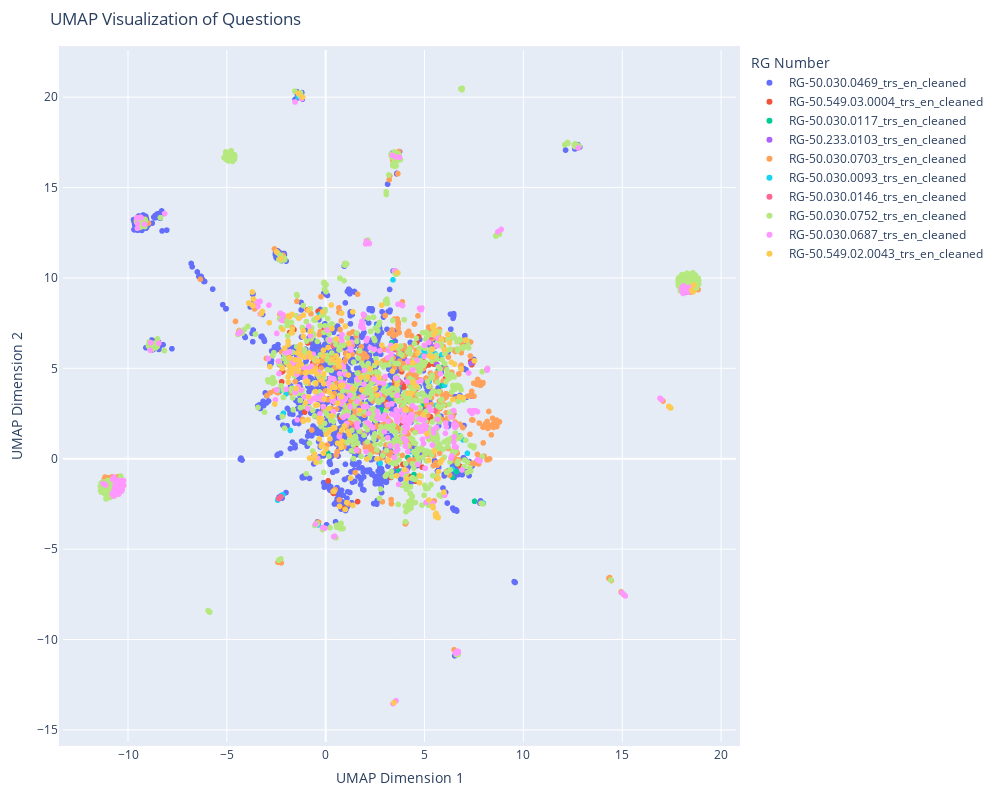

The cell this chart's notebook holds for it:
### Markdown cell above
## Visualize the Results

We can use this data to visualize the results in an interactive plot. The code below creates a scatter plot using Plotly, a powerful library for interactive visualizations. Here's what the code does:

1. It creates a scatter plot using `px.scatter()` from Plotly Express.
2. The x and y coordinates are set to UMAP1 and UMAP2, which are our reduced dimensions.
3. Points are colored based on the RG number, allowing us to see if questions from the same interview cluster together.
4. Hover data is set to show the full question text and RG number when a user hovers over a point.
5. The plot is given a title and axis labels for clarity.
6. The size of the plot is adjusted for better visibility.
7. The hover template is customized to display information in a more readable format.
8. The layout is adjusted to ensure the plot uses the full available space.
9. A color bar title is added to explain what the colors represent.

This interactive visualization will allow us to explore the relationships between questions in a visual and intuitive way.

### Code cell
# Create an interactive scatter plot with Plotly
fig = px.scatter(
    df, x='UMAP1', y='UMAP2', 
    color='RG',  # Color points based on RG number
    hover_data=['Question', 'RG'],  # Include RG in hover data
    title='UMAP Visualization of Questions',
    labels={'UMAP1': 'UMAP Dimension 1', 'UMAP2': 'UMAP Dimension 2', 'RG': 'RG Number'},
    height=800,  # Increased height to make the plot taller
    width=1000   # Adjusted width to maintain a good aspect ratio
)

# Update hover template to show full question text and RG number
fig.update_traces(
    hovertemplate='<b>Question:</b> %{customdata[0]}<br><b>RG Number:</b> %{customdata[1]}<extra></extra>'
)

# Update layout to ensure the plot uses the full space
fig.update_layout(
    autosize=False,
    margin=dict(l=50, r=50, b=50, t=50, pad=4)
)

# Add a color bar title
fig.update_coloraxes(colorbar_title='RG Number')

# Show the plot
fig.show()

### Figure 1 — Plotly figure (JSON) as saved in the notebook; plotly's stock layout.template omitted (floating-point values rounded to 4 significant figures; data arrays with more than 128 entries replaced by an {"elided": "..."} marker saying what was removed)
{"data": [{"customdata": {"elided": "1213x2 str values"}, "hovertemplate": "<b>Question:</b> %{customdata[0]}<br><b>RG Number:</b> %{customdata[1]}<extra></extra>", "legendgroup": "RG-50.030.0469_trs_en_cleaned", "marker": {"color": "#636efa", "symbol": "circle"}, "mode": "markers", "name": "RG-50.030.0469_trs_en_cleaned", "showlegend": true, "type": "scattergl", "x": {"elided": "1213 float values"}, "xaxis": "x", "y": {"elided": "1213 float values"}, "yaxis": "y"}, {"customdata": {"elided": "70x2 str values"}, "hovertemplate": "<b>Question:</b> %{customdata[0]}<br><b>RG Number:</b> %{customdata[1]}<extra></extra>", "legendgroup": "RG-50.549.03.0004_trs_en_cleaned", "marker": {"color": "#EF553B", "symbol": "circle"}, "mode": "markers", "name": "RG-50.549.03.0004_trs_en_cleaned", "showlegend": true, "type": "scattergl", "x": [5.482, 3.572, 1.493, -1.607, 3.519, 3.491, 3.927, 6.779, 3.953, -1.502, 1.016, 4.403, 1.614, -2.225, 4.507, 5.881, 3.912, -0.9054, 4.701, -1.801, 0.5415, -1.82, 2.429, -1.989, 3.033, 3.583, 4.625, 5.3, 7.333, 6.056, 7.387, 7.468, 0.9201, 5.058, 0.7496, 4.552, 4.884, 2.263, -1.055, 4.917, 5.021, 4.227, -1.225, 3.906, 0.8489, 5.211, 5.48, 4.599, 5.785, -1.748, 5.531, 0.1636, -0.06426, -0.6486, -1.754, 5.17, -0.2692, 18.73, 5.274, 0.1209, -1.044, 0.3944, 3.84, 3.308, -2.229, -2.177, 3.842, -2.362, -0.3859, -0.9303], "xaxis": "x", "y": [6.739, 3.986, 0.7009, 7.134, 4.158, 4.315, 4.122, -0.4039, 3.943, 5.176, 5.819, 3.258, -2.371, 4.257, 3.421, 2.175, 1.965, 6.405, 6.741, 5.065, 5.033, 6.979, 4.572, 5.283, 3.135, -0.4072, 3.919, 2.321, 5.381, 4.438, 5.2, 5.342, -2.749, 2.945, 2.283, -1.237, -0.4694, 3.38, 2.582, 5.601, 5.115, -0.9812, 20.02, -0.3179, 0.7956, 5.188, 5.231, 6.437, 5.559, 5.043, 5.355, 7.175, 7.173, 5.302, 5.224, 2.624, 5.065, 9.496, 2.193, -1.222, 5.882, -1.918, 4.811, -1.035, 4.797, 4.838, 5.232, 3.696, 8.157, 8.229], "yaxis": "y"}, {"customdata": [["Q: Uh, can you please tell us your name and when you born and where?", "RG-50.030.0117_trs_en_cleaned"], ["Q: Uh can you tell us your earliest recollections of, from your childhood about your town and your home, your family?", "RG-50.030.0117_trs_en_cleaned"], ["Q: Can you tell us about your birth certificate? There was something unusual.", "RG-50.030.0117_trs_en_cleaned"], ["Q: Did you know of being Jewish?", "RG-50.030.0117_trs_en_cleaned"], ["Q: What do you recall of the Germans coming to your town, and how did that change your life?", "RG-50.030.0117_trs_en_cleaned"], ["Q: What are your recollections of your life in hiding? What was what was the house like? How did you eat? What what was your daily life like?", "RG-50.030.0117_trs_en_cleaned"], ["Q: Did you have contact with other villagers?", "RG-50.030.0117_trs_en_cleaned"], ["Q: What else do you recall about hiding? (Pause) Do you remember any particular person especially who influenced you during that time? (Pause)", "RG-50.030.0117_trs_en_cleaned"], ["Q: What happened after that period of time in the mountains? What did you do? Where did you go from there?", "RG-50.030.0117_trs_en_cleaned"], ["Q: Yes, after after, right. What was the liberation like?", "RG-50.030.0117_trs_en_cleaned"], ["Q: What was your life like in Bratislava as a Jew after the war?", "RG-50.030.0117_trs_en_cleaned"], ["Q: How did you go on with your education at this point?", "RG-50.030.0117_trs_en_cleaned"], ["Q: What was your field? What did you study and how did you proceed in your career?", "RG-50.030.0117_trs_en_cleaned"], ["Q: When did you get married, and uh was Judaism a factor in your marriage?", "RG-50.030.0117_trs_en_cleaned"], ["Q: When and how did you come to the United States?", "RG-50.030.0117_trs_en_cleaned"], ["Q: And then from Vienna you came here?", "RG-50.030.0117_trs_en_cleaned"], ["Q: Is there anything else you would like to tell us about your experiences during the Nazi era?", "RG-50.030.0117_trs_en_cleaned"], ["Q: And you had mentioned something about Jews fighting in the Slovak...the Slovak Army, even.", "RG-50.030.0117_trs_en_cleaned"], ["Q: Thank you very much for the interesting story.", "RG-50.030.0117_trs_en_cleaned"]], "hovertemplate": "<b>Question:</b> %{customdata[0]}<br><b>RG Number:</b> %{customdata[1]}<extra></extra>", "legendgroup": "RG-50.030.0117_trs_en_cleaned", "marker": {"color": "#00cc96", "symbol": "circle"}, "mode": "markers", "name": "RG-50.030.0117_trs_en_cleaned", "showlegend": true, "type": "scattergl", "x": [6.084, 5.705, 5.986, 4.467, 4.528, 5.578, 5.885, 0.1262, 3.477, 2.821, 6.411, 3.503, 3.342, 3.701, 4.947, 6.226, 4.156, 6.624, 7.532], "xaxis": "x", "y": [4.997, 4.932, 5.072, -0.8776, 0.1633, 4.334, 4.052, 0.2649, 3.329, 2.705, -1.021, 6.218, 6.419, -0.6795, 3.028, -0.6489, 0.06684, -0.7122, -2.357], "yaxis": "y"}, {"customdata": [["Q: Both of your parents?", "RG-50.233.0103_trs_en_cleaned"], ["Q: Fewer than 300 survived. Fifty people survived the uprising.", "RG-50.233.0103_trs_en_cleaned"], ["Q: Is there something about your mother's personality that you could recall?", "RG-50.233.0103_trs_en_cleaned"], ["Q: Is there anything else about either of your parents that you can include? Do you know what they did in Westerbork? They were in Westerbork for a short time?", "RG-50.233.0103_trs_en_cleaned"], ["Q: You weren't even there yet?", "RG-50.233.0103_trs_en_cleaned"], ["Q: So that was the last time you saw them?", "RG-50.233.0103_trs_en_cleaned"], ["Q: The families were allowed to meet and talk?", "RG-50.233.0103_trs_en_cleaned"], ["Q: Well, I think that can conclude our discussion about your parents. Thank you very much.", "RG-50.233.0103_trs_en_cleaned"], ["Q: We are speaking to Mr. Polak about his sister, Julia Bola. Mr. Polak what can you tell us about Julia? When was she born, where was she born, what was she like as a child?", "RG-50.233.0103_trs_en_cleaned"], ["Q: What year was that?", "RG-50.233.0103_trs_en_cleaned"], ["Q: Was she friendly, did she have a lot of friends?", "RG-50.233.0103_trs_en_cleaned"], ["Q: Is there anything else you would like to mention about Julia?", "RG-50.233.0103_trs_en_cleaned"], ["Q: Thank you very much for your time.", "RG-50.233.0103_trs_en_cleaned"]], "hovertemplate": "<b>Question:</b> %{customdata[0]}<br><b>RG Number:</b> %{customdata[1]}<extra></extra>", "legendgroup": "RG-50.233.0103_trs_en_cleaned", "marker": {"color": "#ab63fa", "symbol": "circle"}, "mode": "markers", "name": "RG-50.233.0103_trs_en_cleaned", "showlegend": true, "type": "scattergl", "x": [5.283, 3.097, 5.538, 5.347, 1.489, 0.2579, 5.628, 5.212, 2.041, 4.295, 7.349, 1.933, 7.798], "xaxis": "x", "y": [6.403, 2.013, 6.215, 5.946, 3.962, 2.23, 5.209, 6.568, 1.378, 4.444, 5.275, 1.365, -2.457], "yaxis": "y"}, {"customdata": {"elided": "605x2 str values"}, "hovertemplate": "<b>Question:</b> %{customdata[0]}<br><b>RG Number:</b> %{customdata[1]}<extra></extra>", "legendgroup": "RG-50.030.0703_trs_en_cleaned", "marker": {"color": "#FFA15A", "symbol": "circle"}, "mode": "markers", "name": "RG-50.030.0703_trs_en_cleaned", "showlegend": true, "type": "scattergl", "x": {"elided": "605 float values"}, "xaxis": "x", "y": {"elided": "605 float values"}, "yaxis": "y"}, {"customdata": [["Q: OK. We're on. Would you tell me your name please?", "RG-50.030.0093_trs_en_cleaned"], ["Q: And where and when were you born?", "RG-50.030.0093_trs_en_cleaned"], ["Q: Tell me about Teplice.", "RG-50.030.0093_trs_en_cleaned"], ["Q: Tell us about Budapest, and what you did there as a young man.", "RG-50.030.0093_trs_en_cleaned"], ["Q: What was happening to your parents?", "RG-50.030.0093_trs_en_cleaned"], ["Q: I'm sorry. I can't hear you.", "RG-50.030.0093_trs_en_cleaned"], ["Q: I'm sorry. Smuggling what?", "RG-50.030.0093_trs_en_cleaned"], ["Q: Tell us about...tell us about life in the ghetto, in addition to the attic. What was your daily life like?", "RG-50.030.0093_trs_en_cleaned"], ["Q: A street?", "RG-50.030.0093_trs_en_cleaned"], ["Q: How long did... Slow down a little bit.", "RG-50.030.0093_trs_en_cleaned"], ["Q: How long was your father under the floorboards.", "RG-50.030.0093_trs_en_cleaned"], ["Q: Had you been doing work for the underground while you were in_6d_?", "RG-50.030.0093_trs_en_cleaned"], ["Q: Tell me now, if you would, about that...the deportation. The train ride. How...? You were together with your family?", "RG-50.030.0093_trs_en_cleaned"], ["Q: No.", "RG-50.030.0093_trs_en_cleaned"], ["Q: Tell us.", "RG-50.030.0093_trs_en_cleaned"], ["Q: It's okay. It's okay. It's okay.] [NB: TEXT IN PRECEDING BRACKETS IS NOT ON VIDEOTAPE] TECHNICAL CONVERSATION. All right. We're back on camera. Just tell us about the selection as best you can.", "RG-50.030.0093_trs_en_cleaned"], ["Q: Yah. So there was...uh, there was...uh...uh, they separate us. All the family went together.", "RG-50.030.0093_trs_en_cleaned"], ["Q: Tell us about the Gypsies you met. What were they like, and what were they doing?", "RG-50.030.0093_trs_en_cleaned"], ["Q: Your family, you mean?", "RG-50.030.0093_trs_en_cleaned"], ["Q: Hold on. Excuse me.", "RG-50.030.0093_trs_en_cleaned"], ["Q: What was it like in the Kruppwerke?", "RG-50.030.0093_trs_en_cleaned"], ["Q: How long were you in Buchenwald?", "RG-50.030.0093_trs_en_cleaned"], ["Q: Can you...can you tell me some of the work that you did in Buchenwald.", "RG-50.030.0093_trs_en_cleaned"], ["Q: Who used to take the shoes?", "RG-50.030.0093_trs_en_cleaned"], ["Q: This is a good time to stop and change tapes, anyways.", "RG-50.030.0093_trs_en_cleaned"], ["Q: So let's do that.TAPE #2", "RG-50.030.0093_trs_en_cleaned"], ["Q: The day of liberation.", "RG-50.030.0093_trs_en_cleaned"], ["Q: Did you... Excuse me. Did you explain to the Americans that you were Jewish? You were still in this German uniform.", "RG-50.030.0093_trs_en_cleaned"], ["Q: I'm sorry. I don't understand.", "RG-50.030.0093_trs_en_cleaned"], ["Q: What was the Nazi's name?", "RG-50.030.0093_trs_en_cleaned"], ["Q: What about Sonia?", "RG-50.030.0093_trs_en_cleaned"], ["Q: Beno.", "RG-50.030.0093_trs_en_cleaned"], ["Q: What do you think the effect of...of all this has been on you?", "RG-50.030.0093_trs_en_cleaned"], ["Q: Yes.", "RG-50.030.0093_trs_en_cleaned"], ["Q: Thank you.", "RG-50.030.0093_trs_en_cleaned"], ["Q: Yes, please. Bonnie, let's turn the tape back on.", "RG-50.030.0093_trs_en_cleaned"], ["Q: Okay. We're on. Tell us about your children.", "RG-50.030.0093_trs_en_cleaned"], ["Q: Wonderful. I'm glad you told us.", "RG-50.030.0093_trs_en_cleaned"]], "hovertemplate": "<b>Question:</b> %{customdata[0]}<br><b>RG Number:</b> %{customdata[1]}<extra></extra>", "legendgroup": "RG-50.030.0093_trs_en_cleaned", "marker": {"color": "#19d3f3", "symbol": "circle"}, "mode": "markers", "name": "RG-50.030.0093_trs_en_cleaned", "showlegend": true, "type": "scattergl", "x": [5.55, 5.798, -1.787, 6.4, 5.056, -2.253, 3.988, 6.016, 4.913, 3.681, 5.237, 5.235, 5.593, -1.396, -2.141, -0.8183, 4.835, 7.167, 5.87, -0.3857, 3.088, 6.782, 6.946, 2.598, -2.177, -2.357, 3.663, 4.414, -2.007, 4.296, 2.757, 3.404, -0.3157, -8.88, 7.97, -2.429, 4.974, -0.3054], "xaxis": "x", "y": [5.797, 4.732, 1.565, -0.5709, 5.749, 3.802, 2.121, 4.066, 3.592, 4.055, 6.823, 4.273, 2.944, 20.02, 2.517, 3.147, 5.663, 0.2993, 5.747, -3.663, 4.023, 1.266, 1.043, 7.347, -1.994, -2.206, 2.493, -1.123, 3.594, 0.3994, -0.2564, 9.895, 3.641, 6.33, -2.459, -2.292, 5.952, 7.982], "yaxis": "y"}, {"customdata": [["Q: Would you tell us your name, and where and when you were born?", "RG-50.030.0146_trs_en_cleaned"], ["Q: Would you... Before you go on with the story of the war, tell us a little more about your childhood. What was the community like? What was your schooling like?", "RG-50.030.0146_trs_en_cleaned"], ["Q: Did you go to school?", "RG-50.030.0146_trs_en_cleaned"], ["Q: A convent?", "RG-50.030.0146_trs_en_cleaned"], ["Q: We'll stop here, and they're going to change tapes.TAPE #2", "RG-50.030.0146_trs_en_cleaned"], ["Q: We're on.", "RG-50.030.0146_trs_en_cleaned"], ["Q: Can you tell us about that? How...how did your aunt discover where you were?", "RG-50.030.0146_trs_en_cleaned"], ["Q: You need to tell this on the tape. You told me before, but we weren't on tape. Tell me the story again about it.", "RG-50.030.0146_trs_en_cleaned"], ["Q: Do you want to tell how your father came to be in America?", "RG-50.030.0146_trs_en_cleaned"], ["Q: And this lady in the cafe...?", "RG-50.030.0146_trs_en_cleaned"], ["Q: Is there anything else you would like to add?", "RG-50.030.0146_trs_en_cleaned"]], "hovertemplate": "<b>Question:</b> %{customdata[0]}<br><b>RG Number:</b> %{customdata[1]}<extra></extra>", "legendgroup": "RG-50.030.0146_trs_en_cleaned", "marker": {"color": "#FF6692", "symbol": "circle"}, "mode": "markers", "name": "RG-50.030.0146_trs_en_cleaned", "showlegend": true, "type": "scattergl", "x": [6.038, 5.529, 3.565, 4.297, -2.269, 0.3734, 3.783, -2.37, 5.327, 1.44, 8.159], "xaxis": "x", "y": [5.016, 2.669, 6.043, 3.547, -2.107, 6.247, 4.234, -2.212, 6.744, 1.79, 4.952], "yaxis": "y"}, {"customdata": {"elided": "1058x2 str values"}, "hovertemplate": "<b>Question:</b> %{customdata[0]}<br><b>RG Number:</b> %{customdata[1]}<extra></extra>", "legendgroup": "RG-50.030.0752_trs_en_cleaned", "marker": {"color": "#B6E880", "symbol": "circle"}, "mode": "markers", "name": "RG-50.030.0752_trs_en_cleaned", "showlegend": true, "type": "scattergl", "x": {"elided": "1058 float values"}, "xaxis": "x", "y": {"elided": "1058 float values"}, "yaxis": "y"}, {"customdata": {"elided": "396x2 str values"}, "hovertemplate": "<b>Question:</b> %{customdata[0]}<br><b>RG Number:</b> %{customdata[1]}<extra></extra>", "legendgroup": "RG-50.030.0687_trs_en_cleaned", "marker": {"color": "#FF97FF", "symbol": "circle"}, "mode": "markers", "name": "RG-50.030.0687_trs_en_cleaned", "showlegend": true, "type": "scattergl", "x": {"elided": "396 float values"}, "xaxis": "x", "y": {"elided": "396 float values"}, "yaxis": "y"}, {"customdata": {"elided": "215x2 str values"}, "hovertemplate": "<b>Question:</b> %{customdata[0]}<br><b>RG Number:</b> %{customdata[1]}<extra></extra>", "legendgroup": "RG-50.549.02.0043_trs_en_cleaned", "marker": {"color": "#FECB52", "symbol": "circle"}, "mode": "markers", "name": "RG-50.549.02.0043_trs_en_cleaned", "showlegend": true, "type": "scattergl", "x": {"elided": "215 float values"}, "xaxis": "x", "y": {"elided": "215 float values"}, "yaxis": "y"}], "layout": {"autosize": false, "coloraxis": {"colorbar": {"title": {"text": "RG Number"}}}, "height": 800, "legend": {"title": {"text": "RG Number"}, "tracegroupgap": 0}, "margin": {"b": 50, "l": 50, "pad": 4, "r": 50, "t": 50}, "title": {"text": "UMAP Visualization of Questions"}, "width": 1000, "xaxis": {"anchor": "y", "domain": [0, 1], "title": {"text": "UMAP Dimension 1"}}, "yaxis": {"anchor": "x", "domain": [0, 1], "title": {"text": "UMAP Dimension 2"}}}}
